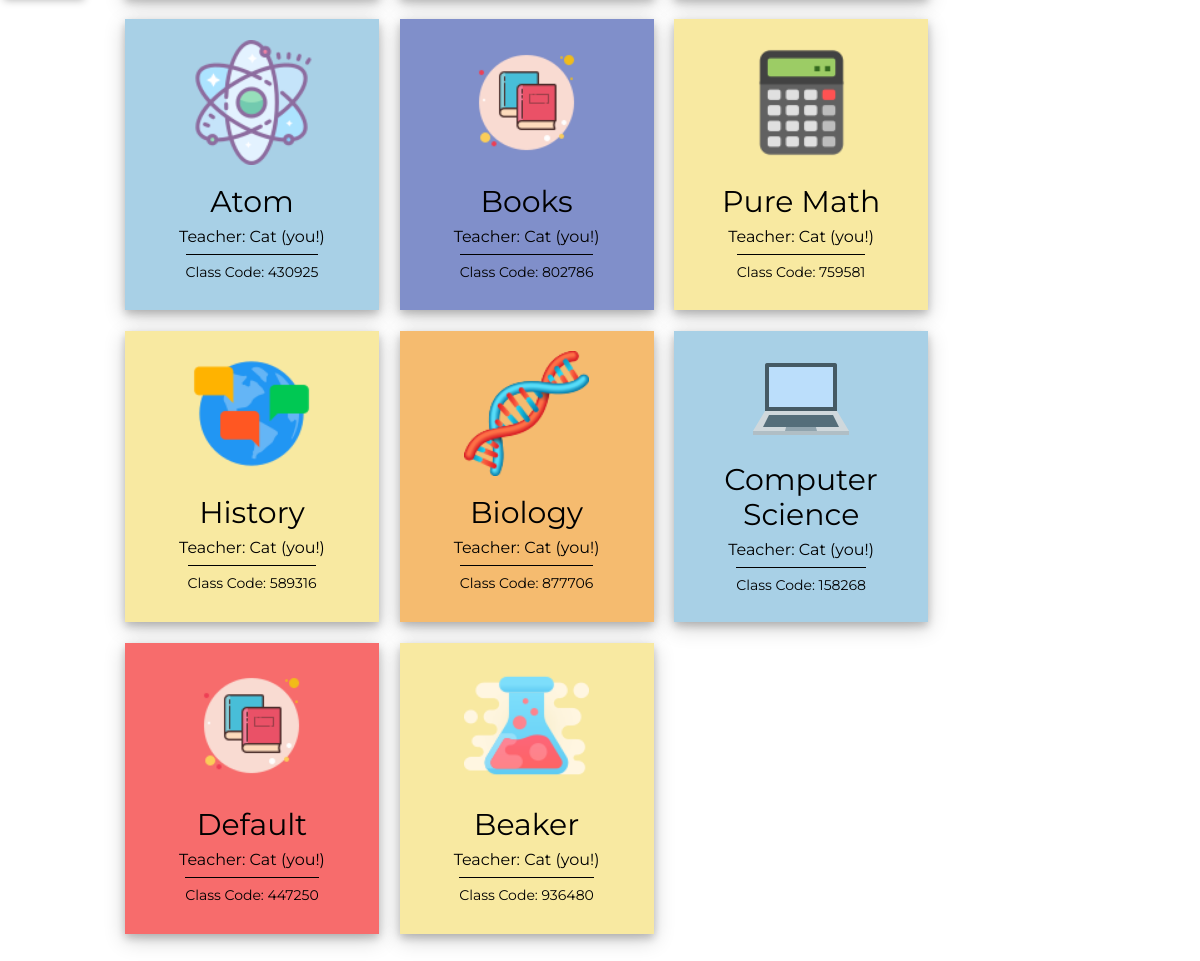
/user/Cat/classes (signed in, lower part), run on an earlier commit of the app's database.
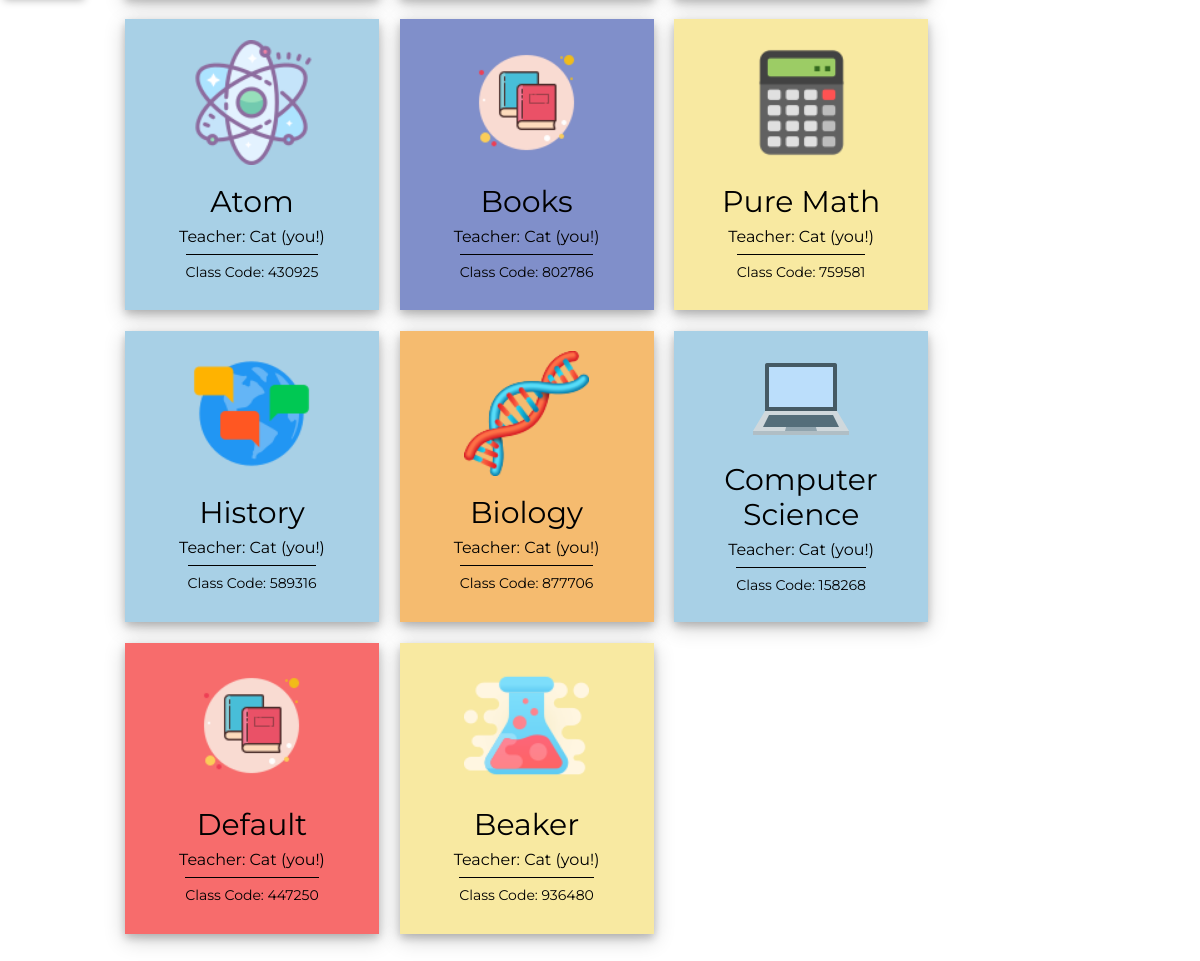
And on a later commit of the database.
### app/routes.py (the view)
@app.route('/user/<username>/classes') # User's classes
@login_required
def classes(username): # the word after def has to be the same as the text in the urlfor quotation marks
    user = User.query.filter_by(username=username).first_or_404()
    if current_user.id != user.id:
        return unauthorized_access()
    user_signups_filtered = User.query.join(Signups, (Signups.user_id == User.id)).\
                                        join(Courses, (Courses.id == Signups.course)).\
                                        with_entities(Signups).\
                                        filter(Signups.user_id == user.id)
    print(x + "\n" for x in user_signups_filtered)
    teacher_courses = Courses.query.filter_by(teacher_id=user.id).all()
    return render_template('classes.html', user=user,
                                             user_signups_filtered=user_signups_filtered,
                                             teacher_courses=teacher_courses,
                                             title="Classes")

### app/models.py (called while the page is built)
@login.user_loader
def load_user(id):
        return User.query.get(int(id))

### app/routes.py (called while the page is built)
@app.before_request # This function will be executed right before the view function
def before_request():
    if current_user.is_authenticated: # Checks whether the current user is logged in
        current_user.last_seen = datetime.utcnow() # Sets the last seen to the date using the UTC time zone
        db.session.commit() # Don't need to do db.session.add() because the user is already in the database (using a current_user)

### app/templates/classes.html (shortened to what this page needs)
{% extends "base.html" %}
{% block head %}
    <link rel="stylesheet" href="{{ url_for('static', filename='css/classes.css') }}">
{% endblock %}
{% block content %}
    <div class = "classBlockHolder">
    {% if user.role == 0 %}
            {% for t in teacher_courses %}
                {% if t.color == 0 %}
                    <div class = "classBlock red" id = "classBlock" onclick="divLink({{ t.id }})">
                {% elif t.color == 1 %}
                    <div class = "classBlock yellow" id = "classBlock" onclick="divLink({{ t.id }})">
                {% elif t.color == 2 %}
                    <div class = "classBlock blue" id = "classBlock" onclick="divLink({{ t.id }})">
                {% elif t.color == 3 %}
                    <div class = "classBlock green" id = "classBlock" onclick="divLink({{ t.id }})">
                {% elif t.color == 4 %}
                    <div class = "classBlock orange" id = "classBlock" onclick="divLink({{ t.id }})">
                {% elif t.color == 5 %}
                    <div class = "classBlock purple" id = "classBlock" onclick="divLink({{ t.id }})">
                {% else %}
                    <div class = "classBlock red" id = "classBlock" onclick="divLink({{ t.id }})">
                {% endif %}
                    <div class = "classImage">
                        <img src = "{{ t.icon }}">
                    </div>
                    <div class = "classDescription">
                        <p class = "courseName">{{ t.course_name }}</p>
                        <p class = "courseTeacher">Teacher: {{ t.teacher.username }} (you!)</p>
                        <p class = "courseCode">Class Code: {{ t.code }}</p>
                    </div>
                </div>
            {% endfor %}
    {% endif %}
    </div>
{% endblock %}

What changed in the data, as far as the page shows it:
changed Courses "History": color 1 → 2 (drawn)
